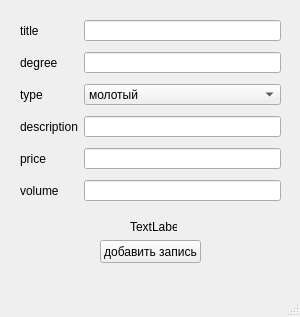
<?xml version="1.0" encoding="UTF-8"?>
<ui version="4.0">
 <class>MainWindow</class>
 <widget class="QMainWindow" name="MainWindow">
  <property name="geometry">
   <rect>
    <x>0</x>
    <y>0</y>
    <width>300</width>
    <height>317</height>
   </rect>
  </property>
  <property name="windowTitle">
   <string>MainWindow</string>
  </property>
  <widget class="QWidget" name="centralwidget">
   <widget class="QWidget" name="formLayoutWidget">
    <property name="geometry">
     <rect>
      <x>20</x>
      <y>20</y>
      <width>261</width>
      <height>181</height>
     </rect>
    </property>
    <layout class="QFormLayout" name="formLayout">
     <property name="horizontalSpacing">
      <number>6</number>
     </property>
     <property name="verticalSpacing">
      <number>11</number>
     </property>
     <item row="0" column="0">
      <widget class="QLabel" name="title">
       <property name="text">
        <string>title</string>
       </property>
      </widget>
     </item>
     <item row="0" column="1">
      <widget class="QLineEdit" name="lineEdit_2"/>
     </item>
     <item row="1" column="0">
      <widget class="QLabel" name="degree">
       <property name="text">
        <string>degree</string>
       </property>
      </widget>
     </item>
     <item row="1" column="1">
      <widget class="QLineEdit" name="lineEdit_3"/>
     </item>
     <item row="2" column="0">
      <widget class="QLabel" name="type">
       <property name="text">
        <string>type</string>
       </property>
      </widget>
     </item>
     <item row="2" column="1">
      <widget class="QComboBox" name="comboBox">
       <item>
        <property name="text">
         <string>молотый</string>
        </property>
       </item>
       <item>
        <property name="text">
         <string>в зёрнах</string>
        </property>
       </item>
      </widget>
     </item>
     <item row="3" column="0">
      <widget class="QLabel" name="description">
       <property name="text">
        <string>description</string>
       </property>
      </widget>
     </item>
     <item row="3" column="1">
      <widget class="QLineEdit" name="lineEdit_4"/>
     </item>
     <item row="4" column="0">
      <widget class="QLabel" name="price">
       <property name="text">
        <string>price</string>
       </property>
      </widget>
     </item>
     <item row="4" column="1">
      <widget class="QLineEdit" name="lineEdit_5"/>
     </item>
     <item row="5" column="0">
      <widget class="QLabel" name="volume">
       <property name="text">
        <string>volume</string>
       </property>
      </widget>
     </item>
     <item row="5" column="1">
      <widget class="QLineEdit" name="lineEdit_6"/>
     </item>
    </layout>
   </widget>
   <widget class="QLabel" name="label">
    <property name="geometry">
     <rect>
      <x>130</x>
      <y>220</y>
      <width>47</width>
      <height>13</height>
     </rect>
    </property>
    <property name="text">
     <string>TextLabel</string>
    </property>
   </widget>
   <widget class="QPushButton" name="pushButton">
    <property name="geometry">
     <rect>
      <x>100</x>
      <y>240</y>
      <width>101</width>
      <height>23</height>
     </rect>
    </property>
    <property name="text">
     <string>добавить запись</string>
    </property>
   </widget>
  </widget>
  <widget class="QMenuBar" name="menubar">
   <property name="geometry">
    <rect>
     <x>0</x>
     <y>0</y>
     <width>300</width>
     <height>21</height>
    </rect>
   </property>
  </widget>
  <widget class="QStatusBar" name="statusbar"/>
 </widget>
 <resources/>
 <connections/>
</ui>
